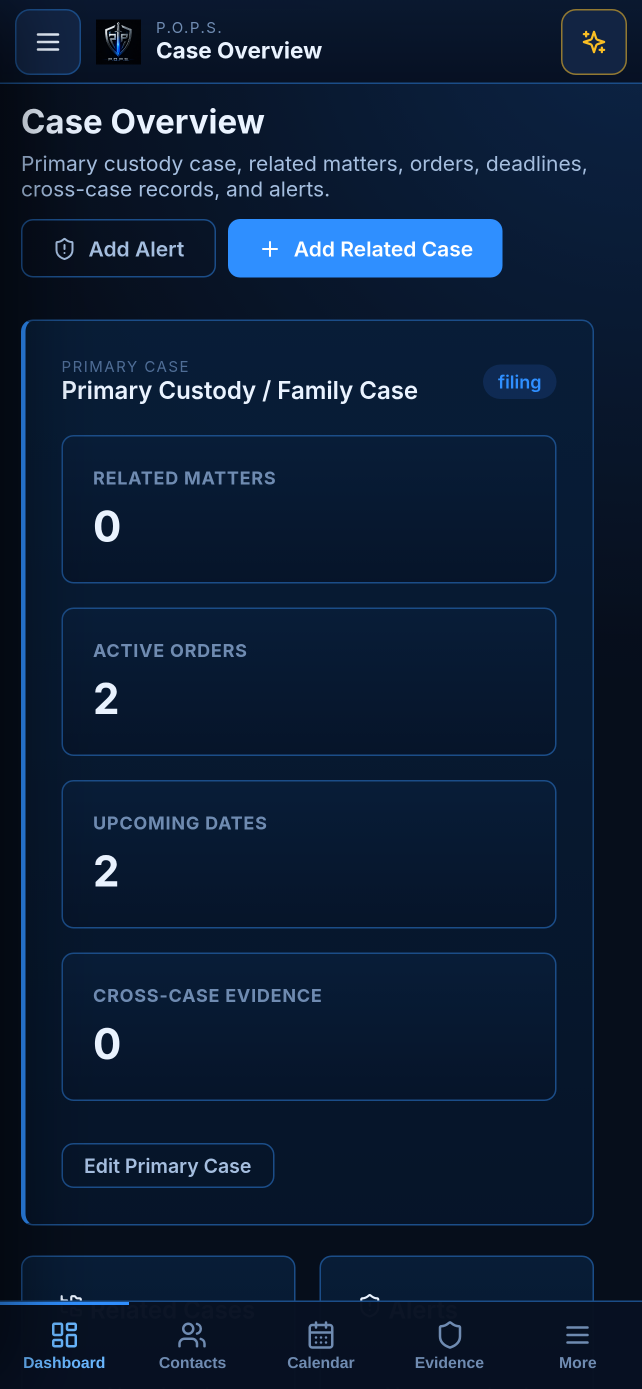
#> input picture store/assets/appstore-6.5-1-dashboard.png, 1284 x 2778 px, given in place of popsbadge.png, which was not available (shown at 1/2 size)
$ python generate_assets.py
#> lines starting #> are read from the running program, lines starting #| are printed output that depends on the picture
#!/usr/bin/env python3
"""Generate Google Play + App Store listing assets from the real POPS UI.

Usage:  npm run build && npx vite preview --port 4173 &
        python3 store/generate_assets.py [--chromium /usr/bin/chromium]

Screens are the production frontend running with demo case data supplied
through a mocked Tauri bridge (no real records are used).
"""
import argparse
import asyncio
import pathlib

from PIL import Image
from playwright.async_api import async_playwright

ROOT = pathlib.Path(__file__).resolve().parent
OUT = ROOT / "assets"
BADGE = ROOT.parent / "public" / "popsbadge.png"
BASE = "http://localhost:4173"

SIZES = {
    "play-phone": (360, 640),        # x3 = 1080x1920
    "appstore-6.9": (440, 956),      # x3 = 1320x2868
    "appstore-6.5": (428, 926),      # x3 = 1284x2778
}

MOCK = r"""
const now = new Date().toISOString();
const EV = [
 {id:'ev1', caseId:'primary', type:'photo', title:'Exchange at Civic Center library', description:'Arrived 4:55 PM for the scheduled 5:00 PM exchange. Waited 40 minutes.', date:'2026-10-14', filePath:'/vault/evidence_originals/ev1/IMG_2041.jpg', sha256:'bfc45d6d9c6034e7a5b8f051e520d484eb889b38d9c162f280896cc4dea199a4', tags:['camera-capture','location-attached','exchange'], fileName:'IMG_2041.jpg', fileSize:2483112, fileType:'image/jpeg', trustGlyphRisk:'low', sourceDescription:'Captured with the device camera in POPS (android). Original preserved unaltered and sealed with SHA-256 at import.', createdAt:'2026-10-14T23:02:00Z', importedAt:'2026-10-14T23:02:00Z'},
 {id:'ev2', caseId:'primary', type:'document', title:'School attendance report – fall term', description:'Official attendance record from the school office.', date:'2026-10-10', filePath:'/vault/evidence_originals/ev2/attendance.pdf', sha256:'5e884898da28047151d0e56f8dc6292773603d0d6aabbdd62a11ef721d1542d8', tags:['school'], fileName:'attendance.pdf', fileSize:184220, fileType:'application/pdf', trustGlyphRisk:'low', createdAt:'2026-10-10T16:00:00Z'},
 {id:'ev3', caseId:'primary', type:'message', title:'Text thread – schedule change request', description:'Exported message thread about the weekend schedule.', date:'2026-10-08', filePath:'/vault/communication_exports/ev3/thread.txt', sha256:'9f86d081884c7d659a2feaa0c55ad015a3bf4f1b2b0b822cd15d6c15b0f00a08', tags:['communication'], fileName:'thread.txt', fileSize:12044, fileType:'text/plain', trustGlyphRisk:'low', createdAt:'2026-10-08T20:00:00Z'},
 {id:'ev4', caseId:'primary', type:'photo', title:'Pediatric appointment summary', description:'After-visit summary photographed at the clinic.', date:'2026-10-02', filePath:'/vault/evidence_originals/ev4/IMG_1988.jpg', sha256:'2c26b46b68ffc68ff99b453c1d30413413422d706483bfa0f98a5e886266e7ae', tags:['camera-capture','medical'], fileName:'IMG_1988.jpg', fileSize:1983001, fileType:'image/jpeg', trustGlyphRisk:'low', createdAt:'2026-10-02T18:00:00Z'}];
const META = {evidence_id:'ev1', document_id:'ev1', file_path:EV[0].filePath, file_hash:EV[0].sha256, exif_json: JSON.stringify({accuracy_m:8.2, captured_at:'2026-10-14T23:02:00Z'}), gps_lat:39.7372, gps_lon:-104.9893, device_identity:'POPS android', timestamp_utc:'2026-10-14T23:02:01Z'};
const EVENTS = [
 {id:'e1', caseId:'primary', type:'visit', title:'Weekend parenting time', date:'2026-10-17', description:'Pickup 5:00 PM Friday at the library.', relatedEvidenceIds:[], createdAt:now},
 {id:'e2', caseId:'primary', type:'school', title:'Parent–teacher conference', date:'2026-10-21', description:'Room 114, 3:30 PM.', relatedEvidenceIds:['ev2'], createdAt:now},
 {id:'e3', caseId:'primary', type:'medical', title:'Pediatric follow-up', date:'2026-10-28', description:'Annual check-up.', relatedEvidenceIds:['ev4'], createdAt:now}];
const CASE = {id:'primary', parentCaseId:null, caseType:'primary_custody', title:'Primary Custody / Family Case', caseNumber:'2026-DR-01482', courtName:'District Court, Family Division', judgeName:'', status:'active', lifecycleStage:'filing', openedDate:'2026-03-02', closedDate:'', nextDeadline:'2026-10-24', nextHearingDate:'2026-11-06', orderIds:[], evidenceIds:['ev1','ev2','ev3','ev4'], eventIds:['e1','e2','e3'], documentIds:[], notes:'', createdAt:now, updatedAt:now};
window.__TAURI_INTERNALS__ = { transformCallback: () => 1, invoke: async (cmd, args) => {
  switch (cmd) {
    case 'platform_capabilities': return {platform:'android', mobile:true, sqlite_vault:true, evidence_import:true, evidence_hashing:true, reports_export:true, guided_assistant:true, local_ai:false, ocr:false, voice_output:false, dictation_service:false, research_substrate:false};
    case 'get_evidence': return EV;
    case 'get_events': return EVENTS;
    case 'get_evidence_metadata': return JSON.stringify(args.evidenceId === 'ev1' ? META : null);
    case 'get_evidence_locations': return [META];
    case 'get_case_overview_data': return {primaryCase: CASE, relatedCases: [], alerts: [], activeOrderCount: 2, upcomingDeadlineCount: 2, crossCaseEvidenceCount: 0};
    case 'get_evidence_chain': case 'get_sealed_records': case 'get_audit_ledger': case 'get_reports':
    case 'get_court_orders': case 'get_violations': case 'get_players_dossier': case 'get_operational_records': return [];
    case 'get_case_overview': return '[]';
  }
  throw new Error('demo: ' + cmd);
}};
"""


async def ready(page):
    # wait for the startup splash to hand over to the app shell
    await page.wait_for_selector(".mobile-topbar", state="visible", timeout=30000)
    await page.wait_for_selector(".pops-startup-splash", state="detached", timeout=30000)
    await page.wait_for_timeout(2500)


async def shots(browser, key, viewport):
    context = await browser.new_context(viewport={"width": viewport[0], "height": viewport[1]}, device_scale_factor=3)
    await context.add_init_script(MOCK)
    page = await context.new_page()

    async def snap(name):
        await page.wait_for_timeout(700)
        await page.screenshot(path=str(OUT / f"{key}-{name}.png"))

    async def drawer(*labels):
        await page.get_by_label("Open navigation").click()
        for label in labels:
            await page.locator(".sidebar button", has_text=label).first.click()
            await page.wait_for_timeout(300)
        if await page.locator(".sidebar.sidebar-mobile-open").count():
            await page.locator(".mobile-nav-backdrop").click(force=True)

    await page.goto(BASE)
    await ready(page)
    await snap("1-dashboard")

    await page.locator(".mobile-tab", has_text="Evidence").click()
    await snap("2-evidence-vault")

    await page.locator("tr", has_text="Exchange at Civic Center").locator("button", has_text="View").click()
    await page.get_by_test_id("evidence-location-show-map").click()
    await page.wait_for_timeout(2500)
    await page.get_by_test_id("evidence-location-map").scroll_into_view_if_needed()
    await snap("3-evidence-location")
    await page.locator(".modal button", has_text="Close").last.click()

    await page.locator(".mobile-tab", has_text="Calendar").click()
    await snap("4-calendar")

    await page.get_by_label("Open chat assistant").first.click()
    await snap("5-orb-assistant")
    if await page.get_by_label("Close chat assistant").count():
        await page.get_by_label("Close chat assistant").first.click()

    await page.goto(BASE)
    await ready(page)
    await drawer("Settings", "Vault Transfer")
    await snap("6-vault-transfer")
    await context.close()


async def feature_graphic(browser):
    page = await browser.new_page(viewport={"width": 1024, "height": 500})
    await page.set_content(f"""
      <html><body style="margin:0;width:1024px;height:500px;background:radial-gradient(circle at 78% 30%,#12305e 0,#070c17 62%);
        font-family:'Liberation Sans',Arial,sans-serif;display:flex;align-items:center;gap:44px;padding:0 64px;box-sizing:border-box;color:#e8eefc">
        <img src="{BASE}/popsbadge.png" style="width:260px;height:260px;object-fit:contain;border-radius:36px;filter:drop-shadow(0 12px 32px rgba(47,143,255,.45))"/>
        <div>
          <div style="font-size:74px;font-weight:800;letter-spacing:6px;color:#fbbf24">P.O.P.S.</div>
          <div style="font-size:30px;font-weight:700;margin-top:4px">Proof of Presence</div>
          <div style="font-size:23px;margin-top:22px;color:#9fb3d9;line-height:1.4">Private case records &amp; evidence vault.<br/>Sealed with SHA-256. Stays on your device.</div>
        </div></body></html>""")
    await page.wait_for_timeout(1200)
    await page.screenshot(path=str(OUT / "play-feature-graphic-1024x500.png"))
    await page.close()


def icons():
    badge = Image.open(BADGE).convert("RGB")  # store icons must not have alpha (App Store)
#> badge is the input picture: PIL image 1284x2778 RGB; mean R, G, B 12.4, 29.9, 54
    badge.resize((512, 512), Image.LANCZOS).save(OUT / "play-icon-512.png")
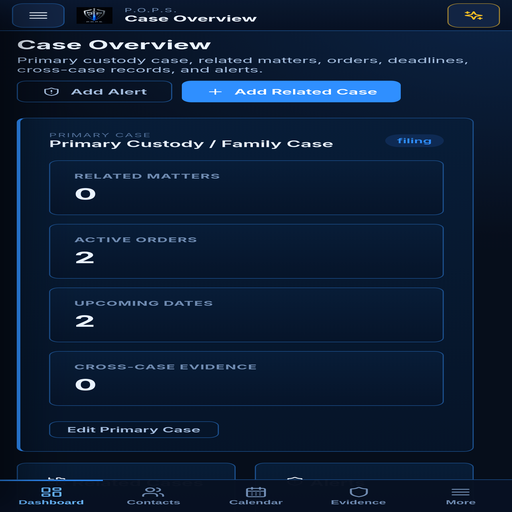
#> saved as play-icon-512.png: PIL image 512x512 RGB; mean R, G, B 12.4, 29.9, 53.9
    badge.resize((1024, 1024), Image.LANCZOS).save(OUT / "appstore-icon-1024.png")


async def main(chromium):
    OUT.mkdir(parents=True, exist_ok=True)
    icons()
    async with async_playwright() as p:
        browser = await p.chromium.launch(executable_path=chromium, args=["--no-sandbox"])
        await feature_graphic(browser)
        for key, viewport in SIZES.items():
            await shots(browser, key, viewport)
        await browser.close()
    for f in sorted(OUT.glob("*.png")):
        print(f.name, Image.open(f).size)


if __name__ == "__main__":
    parser = argparse.ArgumentParser()
    parser.add_argument("--chromium", default="/usr/bin/chromium")
    asyncio.run(main(parser.parse_args().chromium))
#> (the call stopped at `async def main(chromium): OUT.mkdir(parents=True, exist_ok=True) icons..`: playwright is not available in this run)

$ run again, on store/assets/appstore-6.5-5-orb-assistant.png
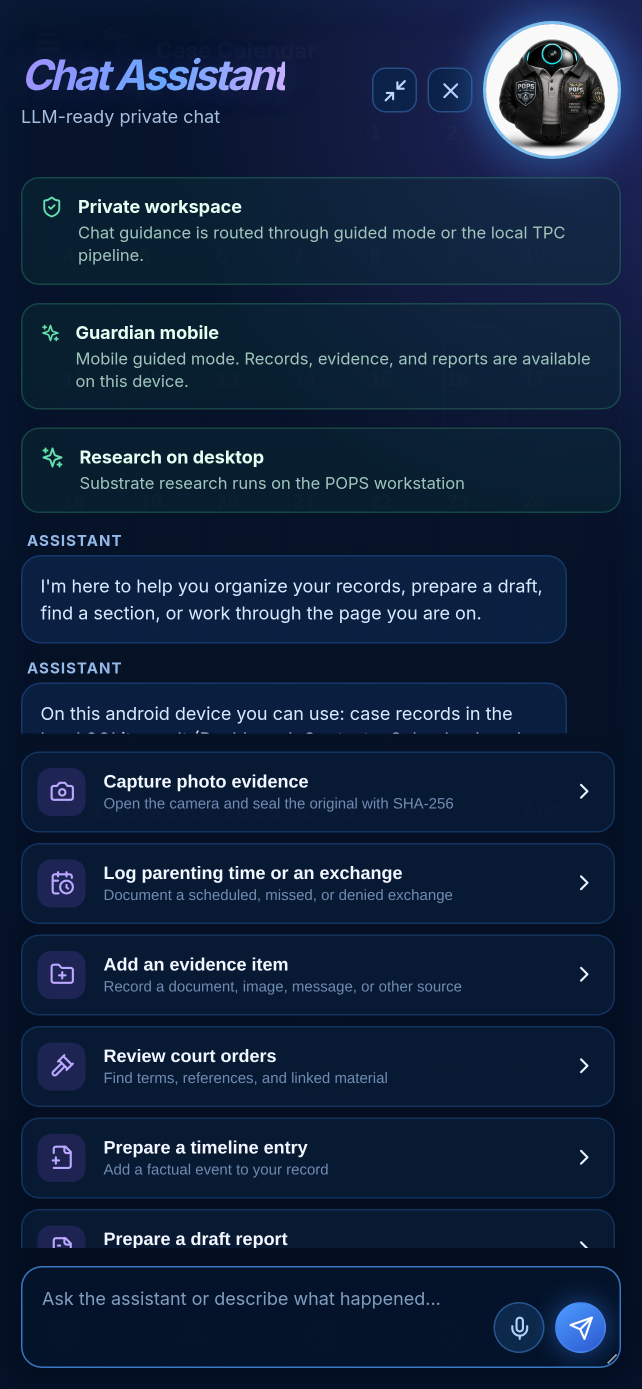
#> input picture store/assets/appstore-6.5-5-orb-assistant.png, 1284 x 2778 px, given in place of popsbadge.png, which was not available (shown at 1/2 size)
#> in icons, badge is the input picture: PIL image 1284x2778 RGB; mean R, G, B 17.9, 34.9, 60.8
#> in icons, `badge.resize((512, 512), Image.LANCZOS).save(OUT / "play-icon-512.png")`:
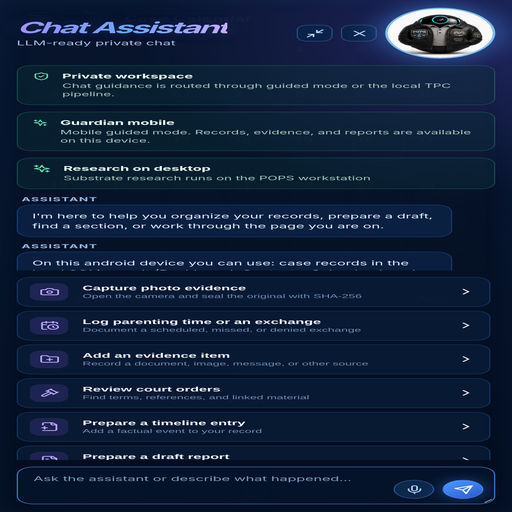
#> saved as play-icon-512.png: PIL image 512x512 RGB; mean R, G, B 18, 34.8, 60.7

$ run again, on store/assets/appstore-6.5-6-vault-transfer.png
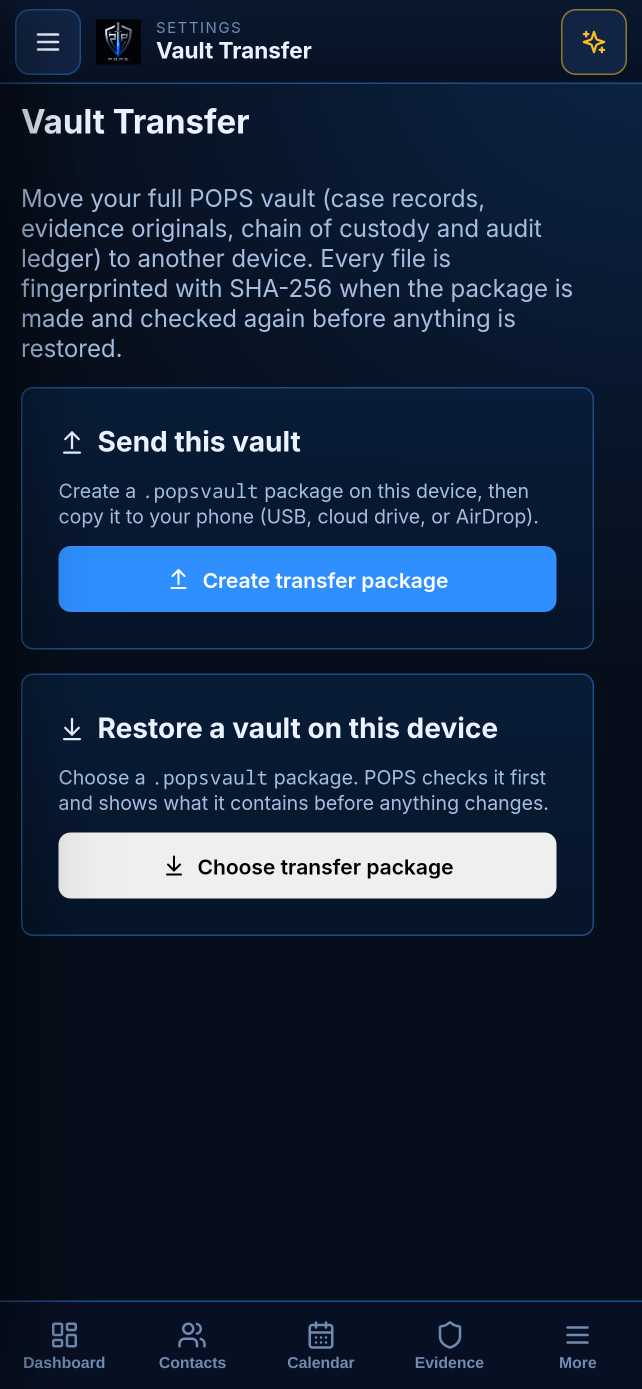
#> input picture store/assets/appstore-6.5-6-vault-transfer.png, 1284 x 2778 px, given in place of popsbadge.png, which was not available (shown at 1/2 size)
#> in icons, badge is the input picture: PIL image 1284x2778 RGB; mean R, G, B 23.3, 38.4, 60.1
#> in icons, `badge.resize((512, 512), Image.LANCZOS).save(OUT / "play-icon-512.png")`:
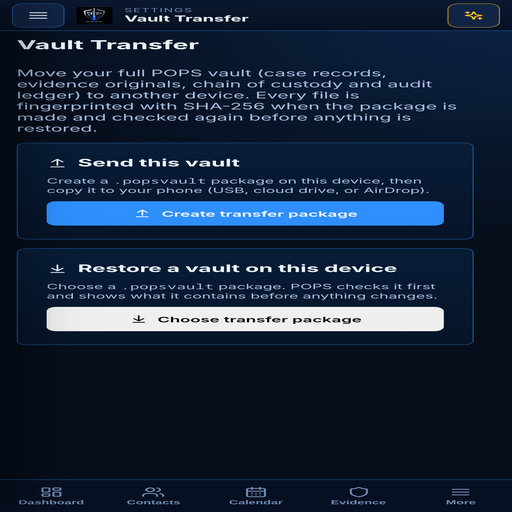
#> saved as play-icon-512.png: PIL image 512x512 RGB; mean R, G, B 23.4, 38.4, 60
